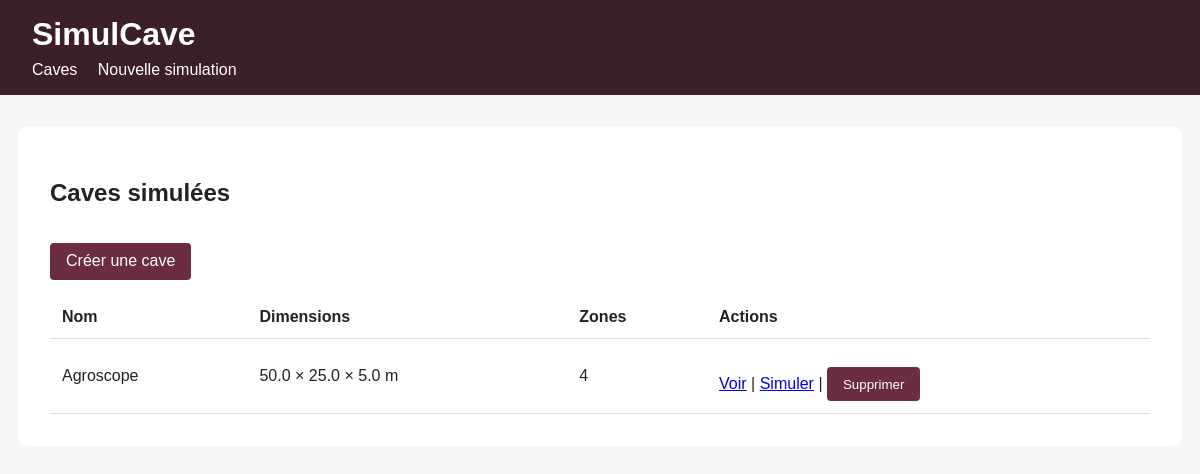
Screenshot of /caves with the database file from the repository.
### app/models.py (models this page shows)
class Cave(Base):
    __tablename__ = "caves"
    id = Column(Integer, primary_key=True, index=True)
    name = Column(String, nullable=False)
    length_m = Column(Float, nullable=False)
    width_m = Column(Float, nullable=False)
    height_m = Column(Float, nullable=False)
    buried_factor = Column(Float, default=1.0)
    walls = relationship(
        "Wall",
        back_populates="cave",
        cascade="all, delete-orphan",
    )
    zones = relationship(
        "Zone",
        back_populates="cave",
        cascade="all, delete-orphan",
    )

### app/routers/cave.py (the view)
@router.get("/caves")
def caves_list(request: Request, db: Session = Depends(get_db)):
    caves = db.query(Cave).all()
    return render_template(
        request,
        "caves_list.html",
        {"caves": caves},
    )

### app/templates/caves_list.html
{% extends "base.html" %}
{% block content %}
<h2>Caves simulées</h2>
<a class="button" href="/caves/new">Créer une cave</a>
{% if caves %}
<table>
  <thead>
    <tr>
      <th>Nom</th>
      <th>Dimensions</th>
      <th>Zones</th>
      <th>Actions</th>
    </tr>
  </thead>
  <tbody>
    {% for cave in caves %}
    <tr>
      <td>{{ cave.name }}</td>
      <td>
        {{ cave.length_m }} × {{ cave.width_m }} × {{ cave.height_m }} m
      </td>
      <td>{{ cave.zones|length }}</td>
      <td>
        <a href="/caves/{{ cave.id }}">Voir</a>
        |
        <a href="/caves/{{ cave.id }}/simulate">Simuler</a>
        |
        <form method="post" action="/caves/{{ cave.id }}/delete" style="display:inline;">
          <button type="submit">Supprimer</button>
        </form>
      </td>
    </tr>
    {% endfor %}
  </tbody>
</table>
{% else %}
<p>Aucune cave créée.</p>
{% endif %}
{% endblock %}

### static/style.css (style rules this page uses)
body { font-family: Arial, sans-serif; margin: 0; background: #f6f6f6; color: #222; }
form { margin-bottom: 2rem; }
button, .button { display: inline-block; margin-top: 1rem; padding: 0.6rem 1rem; background: #6b2d3f; color: white; border: none; border-radius: 4px; text-decoration: none; cursor: pointer; }
table { width: 100%; border-collapse: collapse; margin-top: 1rem; }
th, td { border-bottom: 1px solid #ddd; padding: 0.75rem; text-align: left; }

### rows the page displays
Cave: name "Agroscope", length_m "50.0", width_m "25.0", height_m "5.0", zones|length "4"
